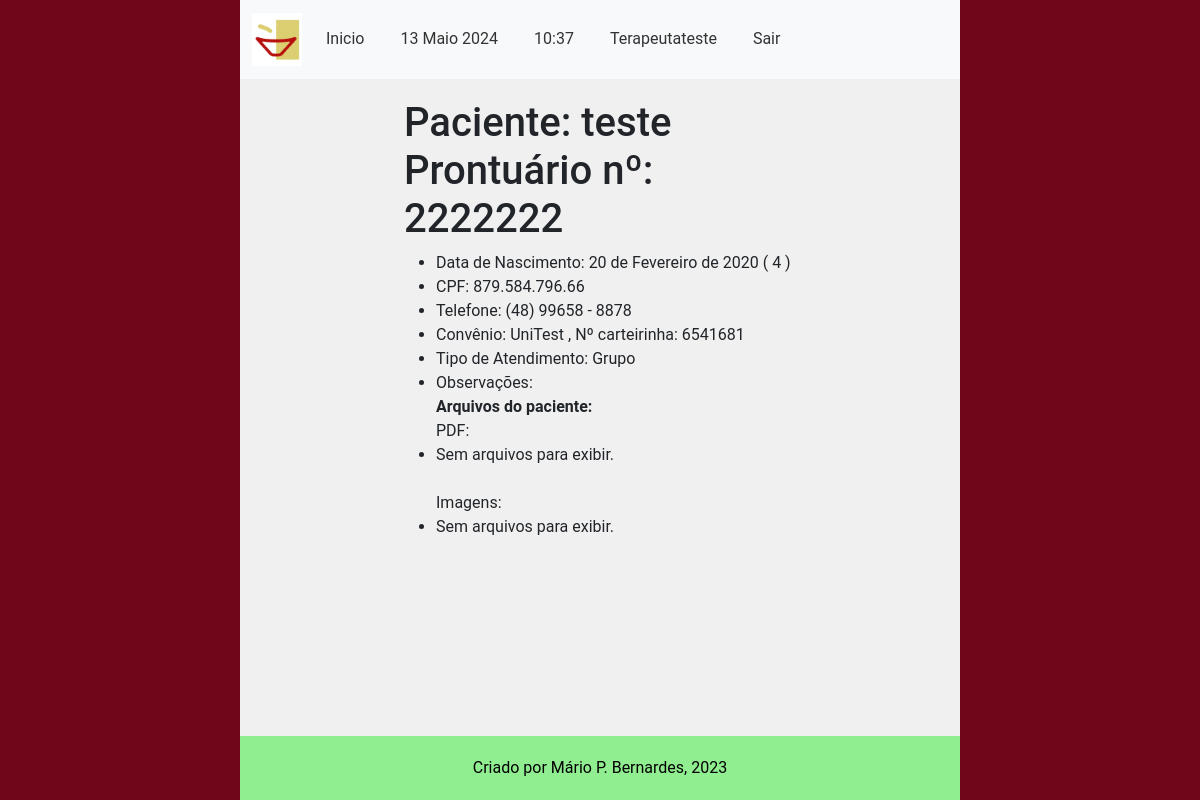
The page /main/dadospac/2222222/ (signed in) on the database as committed earlier.
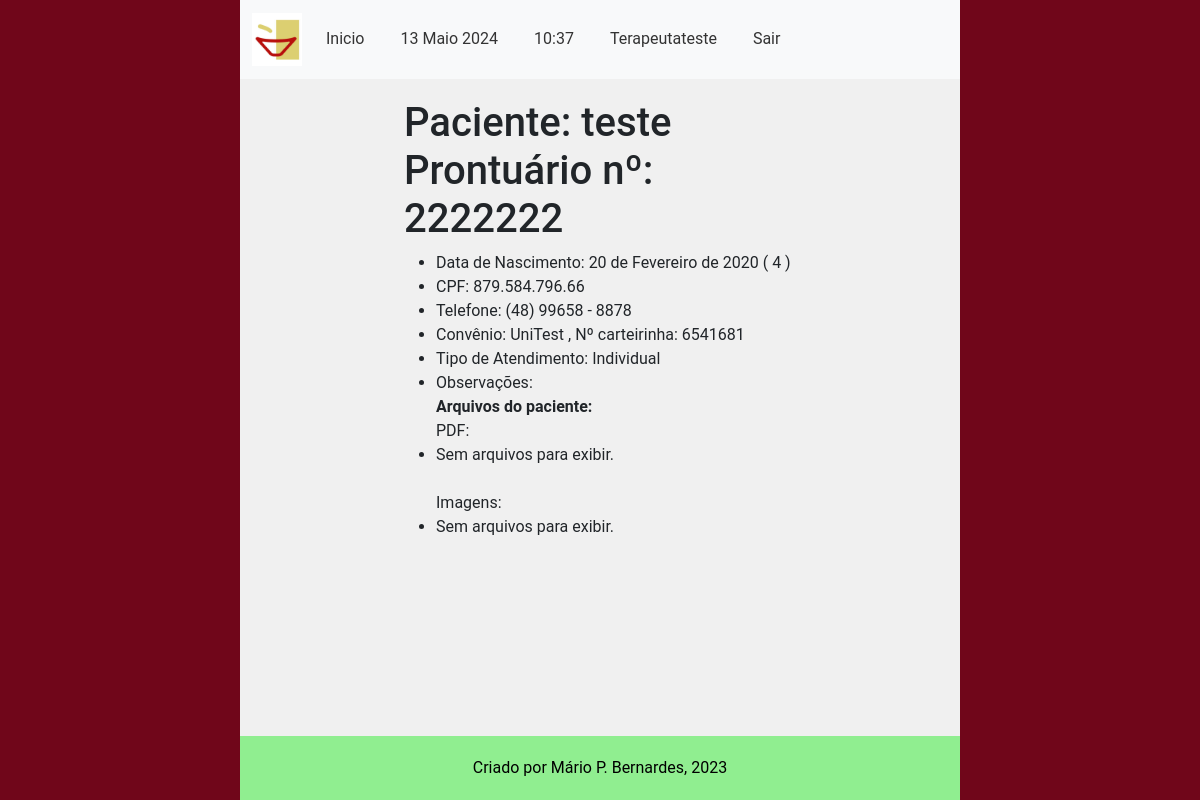
The same page on the database as committed later.
### main/models.py (models this page shows, shortened)
class CadastroPacientes(models.Model):
    nome = models.CharField(verbose_name='Nome do Paciente', max_length=100,
                            validators=[validate_letters, MinLengthValidator(limit_value=5)])
    prontuario_numero = models.CharField(verbose_name='Nº de Prontuario', max_length=7,
                                         default=create_prontuario_numero,
                                         unique=True, validators=[validate_numbers, MinLengthValidator(limit_value=7)])
    nascimento = models.DateField(verbose_name='Data de Nascimento', help_text='dd/mm/aaaa',
                                  validators=[validate_date_past])
    responsavel_legal = models.CharField(verbose_name='Responsável Legal', max_length=100,
                                         null=True, blank=True, validators=[validate_letters,
                                                                            MinLengthValidator(limit_value=5)])
    cpf_responsavel_legal = models.CharField(verbose_name='CPF do Responsável', max_length=11, blank=True, null=True,
                                             validators=[validate_numbers, MinLengthValidator(limit_value=11)])
    data_inicio = models.DateField(verbose_name='Data de Inicio', help_text='dd/mm/aaaa', default=datetime.now)
    data_final = models.DateField(verbose_name='Data do Desligamento', help_text='dd/mm/aaaa', blank=True, null=True,
                                  validators=[validate_date_past])
    desligado = models.BooleanField(verbose_name='Desligado', help_text='Paciente desligado', default=False)
    cpf_numero = models.CharField(verbose_name='CPF', max_length=11, unique=True,
                                  help_text="CPF de menores consta na Certidão de Nascimento",
                                  validators=[validate_numbers, MinLengthValidator(limit_value=11)])
    MOD_CHOICES = (
        (0, 'Individual'),
        (1, 'Grupo'),
        (2, 'Casal'),
    )
    modalidade_atendimento = models.IntegerField(verbose_name='Modalidade', choices=MOD_CHOICES, default=0)
    grupo = models.ForeignKey(
        'CadastroGrupos',
        related_name='membros',
        on_delete=models.PROTECT,
        blank=True,
        null=True
    )
    convenio = models.ForeignKey(
        'ConveniosAceitos',
        related_name='pacientes',
        on_delete=models.PROTECT
    )
    carteirinha_convenio = models.CharField(verbose_name='Número do Convênio',
                                            max_length=50, blank=True, null=True,
                                            validators=[validate_numbers, MinLengthValidator(limit_value=7)])
    terapeuta = models.ForeignKey(
        'CadastroProfissionais',
        related_name='pacientes',
        on_delete=models.PROTECT
    )
    endereco_rua = models.CharField(verbose_name='Endereço', max_length=100,
                                    validators=[MinLengthValidator(limit_value=10)])
    endereco_bairro = models.CharField(verbose_name='Bairro', max_length=50,
                                       validators=[MinLengthValidator(limit_value=3)])
    endereco_numero = models.CharField(verbose_name='Número', max_length=7, validators=[validate_numbers])
    endereco_complemento = models.CharField(verbose_name='Complemento', max_length=100,
                                            validators=[MinLengthValidator(limit_value=4)])
    telefone_numero = models.CharField(verbose_name='Telefone', max_length=11,
                                       validators=[validate_numbers, MinLengthValidator(limit_value=11)])
    cidade = models.CharField(verbose_name='Cidade', max_length=100, validators=[validate_letters,
                                                                                 MinLengthValidator(limit_value=3)])
    cep_numero = models.CharField(verbose_name='CEP', max_length=8, validators=[validate_numbers,
                                                                                MinLengthValidator(limit_value=8)])
    email = models.EmailField(verbose_name='E-mail')
    observacoes = models.TextField(verbose_name='Observações', blank=True, null=True)
    objects = models.Manager()
    class Meta:
        verbose_name = 'Paciente'
        verbose_name_plural = 'Pacientes'
        ordering = ["nome"]
        permissions = [
            ('transfer_pac', 'Transferir Paciente (Terapeutas)'),
            ('deslig_pac', 'Desligar Paciente (Terapeutas)'),
            ('add_pac_group', 'Adicionar Paciente a Grupo (Terapeutas)'),
            ('remove_pac_from_group', 'Remover Paciente de um Grupo (Terapeutas)')
        ]

class ConveniosAceitos(models.Model):
    nome = models.CharField(verbose_name='Convênio', max_length=50, validators=[MinLengthValidator(limit_value=3)])
    cnpj_numero = models.CharField(verbose_name='CNPJ', max_length=14, blank=False, null=True,
                                   validators=[validate_numbers, MinLengthValidator(limit_value=14)])
    endereco_rua = models.CharField(verbose_name='Endereço', max_length=100, blank=False, null=True,
                                    validators=[MinLengthValidator(limit_value=10)])
    endereco_bairro = models.CharField(verbose_name='Bairro', max_length=50, blank=False, null=True,
                                       validators=[MinLengthValidator(limit_value=3)])
    endereco_numero = models.CharField(verbose_name='Número', max_length=7, blank=False, null=True,
                                       validators=[validate_numbers])
    endereco_complemento = models.CharField(verbose_name='Complemento', max_length=100, blank=False, null=True,
                                            validators=[MinLengthValidator(limit_value=4)])
    cidade = models.CharField(verbose_name='Cidade', max_length=20, blank=False, null=True,
                              validators=[validate_letters, MinLengthValidator(limit_value=3)])
    cep_numero = models.CharField(verbose_name='CEP', max_length=8, blank=False, null=True,
                                  validators=[validate_numbers, MinLengthValidator(limit_value=8)])
    responsavel_contato = models.CharField(verbose_name='Nome do Resposável', max_length=50, blank=False, null=True,
                                           validators=[validate_letters, MinLengthValidator(limit_value=3)])
    telefone_numero = models.CharField(verbose_name='Telefone', max_length=11, blank=False, null=True,
                                       validators=[validate_numbers, MinLengthValidator(limit_value=11)])
    email = models.EmailField(verbose_name='E-mail para Contato', blank=False, null=True, )
    observacoes = models.TextField(verbose_name='Observações', blank=True, null=True)
    objects = models.Manager()
    def __str__(self):
        return f'{self.nome}'
    class Meta:
        verbose_name = 'Convênio'
        verbose_name_plural = 'Convênios'
        permissions = [
            ('add_convenio', 'Adicionar Novo Convenio (Administrativos)')
        ]

### main/views.py (the view)
@login_required(login_url="/accounts/login")
def detalhes_paciente(request: HttpRequest, prontuario_numero: str):
    current_paciente = get_current_paciente(prontuario_numero)
    nascimento = current_paciente.nascimento
    idade_paciente = calculate_age(nascimento)
    paciente_pdf = get_current_pacient_pdf_media(current_paciente)
    paciente_images = get_current_pacient_image_media(current_paciente)
    context = {
        'paciente': current_paciente,
        'idade': idade_paciente,
        'pdf_media': paciente_pdf,
        'image_media': paciente_images
    }
    return render(request, 'paciente_details.html', context)

### main/services/pacientes_services.py (called while the page is built)
def get_current_paciente(prontuario_numero: str) -> CadastroPacientes:
    current_paciente = CadastroPacientes.objects.get(prontuario_numero=prontuario_numero)
    return current_paciente

def get_current_pacient_pdf_media(current_paciente: CadastroPacientes) -> QuerySet:
    paciente_pdf_media = PacientesMedia.objects.filter(paciente=current_paciente).exclude(pdf_file='n/d')
    return paciente_pdf_media

def get_current_pacient_image_media(current_paciente: CadastroPacientes) -> QuerySet:
    paciente_image_media = PacientesMedia.objects.filter(paciente=current_paciente).exclude(image_file='n/d')
    return paciente_image_media

### main/templatetags/custom_filters.py (called while the page is built)
@register.filter(name='format_phone_number')
def format_phone_number(phone_number: str) -> str:
    if not phone_number or len(phone_number) != 11:
        return phone_number
    formatted_number = f"({phone_number[0:2]}) {phone_number[2:7]} - {phone_number[7:]}"
    return formatted_number

@register.filter(name='format_cpf')
def format_cpf(cpf_number: str) -> str:
    if not cpf_number or len(cpf_number) != 11:
        return cpf_number
    formatted_cpf = f"{cpf_number[:3]}.{cpf_number[3:6]}.{cpf_number[6:9]}.{cpf_number[9:]}"
    return formatted_cpf

### main/templates/paciente_details.html (shortened to what this page needs)
{% extends 'middleman1.html' %}
{% load bootstrap5 %}
{% load static%}
{% load custom_filters %}
{% block content %}
<h1> Paciente: {{ paciente.nome }} <br>
     Prontuário nº: {{ paciente.prontuario_numero }}
</h1>
    <ul>
        <li> Data de Nascimento: {{ paciente.nascimento}} ( {{ idade }} ) </li>
        <li> CPF: {{ paciente.cpf_numero | format_cpf }} </li>
        <li> Telefone: {{ paciente.telefone_numero | format_phone_number }} </li>
        <li> Convênio: {{ paciente.convenio }}
        {% if paciente.carteirinha_convenio %}
        , Nº carteirinha: {{ paciente.carteirinha_convenio }}</li>
        {% endif %}
        <li> Tipo de Atendimento: {{ paciente.get_modalidade_atendimento_display }}</li>
        <li>Observações: {{ paciente.observacoes }} </li>
        <strong> Arquivos do paciente: </strong> <br>
        PDF:
        {% for media in pdf_media %}
            <li>
                {{ media.description }} - <a href="{% url 'main:paciente/pdf' media_id=media.id %}"> Visualizar </a>
            </li>
        {% empty %}
            <li> Sem arquivos para exibir.</li>
        {% endfor %}
        <br>
            Imagens: <br>
            {% for media in image_media %}
                <li>
                    {{ media.description }} - <a href="{% url 'main:paciente/image' media_id=media.id %}"> Visualizar </a>
                </li>
            {% empty %}
                <li> Sem arquivos para exibir.</li>
            {% endfor %}
    </ul>
{% endblock %}

Rows that differ between the two databases and show on the page:
changed CadastroPacientes "teste": modalidade_atendimento "Grupo" → "Individual"
